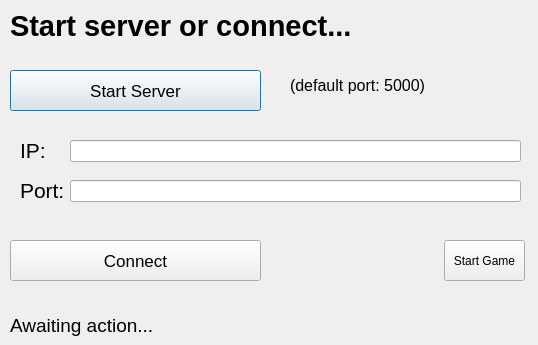
<?xml version="1.0" encoding="UTF-8"?>
<ui version="4.0">
 <class>MenuClass</class>
 <widget class="QDialog" name="MenuClass">
  <property name="geometry">
   <rect>
    <x>0</x>
    <y>0</y>
    <width>538</width>
    <height>345</height>
   </rect>
  </property>
  <property name="windowTitle">
   <string>Menu</string>
  </property>
  <widget class="QPushButton" name="pbStartServer">
   <property name="geometry">
    <rect>
     <x>10</x>
     <y>70</y>
     <width>251</width>
     <height>41</height>
    </rect>
   </property>
   <property name="font">
    <font>
     <pointsize>13</pointsize>
    </font>
   </property>
   <property name="text">
    <string>Start Server</string>
   </property>
  </widget>
  <widget class="QPushButton" name="pbConnect">
   <property name="geometry">
    <rect>
     <x>10</x>
     <y>240</y>
     <width>251</width>
     <height>41</height>
    </rect>
   </property>
   <property name="font">
    <font>
     <pointsize>13</pointsize>
    </font>
   </property>
   <property name="text">
    <string>Connect</string>
   </property>
  </widget>
  <widget class="QLabel" name="lblHeader">
   <property name="geometry">
    <rect>
     <x>10</x>
     <y>10</y>
     <width>371</width>
     <height>31</height>
    </rect>
   </property>
   <property name="font">
    <font>
     <pointsize>22</pointsize>
     <bold>true</bold>
    </font>
   </property>
   <property name="text">
    <string>Start server or connect...</string>
   </property>
  </widget>
  <widget class="QLabel" name="lblIp">
   <property name="geometry">
    <rect>
     <x>20</x>
     <y>140</y>
     <width>61</width>
     <height>21</height>
    </rect>
   </property>
   <property name="font">
    <font>
     <pointsize>16</pointsize>
    </font>
   </property>
   <property name="text">
    <string>IP:</string>
   </property>
  </widget>
  <widget class="QLabel" name="lblPort">
   <property name="geometry">
    <rect>
     <x>20</x>
     <y>180</y>
     <width>51</width>
     <height>21</height>
    </rect>
   </property>
   <property name="font">
    <font>
     <pointsize>16</pointsize>
    </font>
   </property>
   <property name="text">
    <string>Port:</string>
   </property>
  </widget>
  <widget class="QLabel" name="lblPortDefault">
   <property name="geometry">
    <rect>
     <x>290</x>
     <y>70</y>
     <width>231</width>
     <height>31</height>
    </rect>
   </property>
   <property name="font">
    <font>
     <pointsize>12</pointsize>
    </font>
   </property>
   <property name="text">
    <string>(default port: 5000)</string>
   </property>
  </widget>
  <widget class="QLineEdit" name="leIp">
   <property name="geometry">
    <rect>
     <x>70</x>
     <y>140</y>
     <width>451</width>
     <height>22</height>
    </rect>
   </property>
  </widget>
  <widget class="QLineEdit" name="lePort">
   <property name="geometry">
    <rect>
     <x>70</x>
     <y>180</y>
     <width>451</width>
     <height>22</height>
    </rect>
   </property>
  </widget>
  <widget class="QLabel" name="lblStatus">
   <property name="geometry">
    <rect>
     <x>10</x>
     <y>310</y>
     <width>221</width>
     <height>31</height>
    </rect>
   </property>
   <property name="font">
    <font>
     <pointsize>14</pointsize>
    </font>
   </property>
   <property name="text">
    <string>Awaiting action...</string>
   </property>
  </widget>
  <widget class="QPushButton" name="pbStart">
   <property name="geometry">
    <rect>
     <x>444</x>
     <y>240</y>
     <width>81</width>
     <height>41</height>
    </rect>
   </property>
   <property name="text">
    <string>Start Game</string>
   </property>
  </widget>
 </widget>
 <layoutdefault spacing="6" margin="11"/>
 <resources/>
 <connections/>
</ui>
